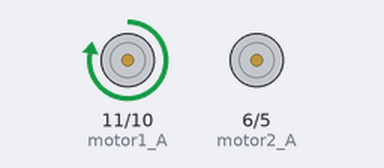
The sketch below on a simulated Arduino Uno, built with avr-gcc and run on an emulated ATmega328P. Shown: motor-driver pin pairs drawn as motors (green arrow = first pin HIGH = forward, orange = second pin HIGH = backward, longer = more drive, scaled by the enable pin).

Above: at 0.05 s.
At 1.8 s:
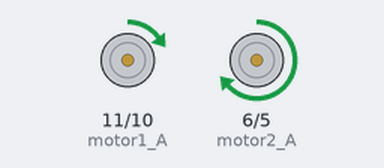
At 3.6 s:
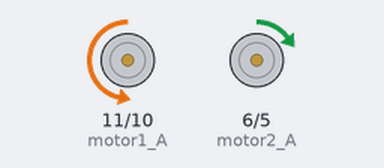
At 7.2 s:
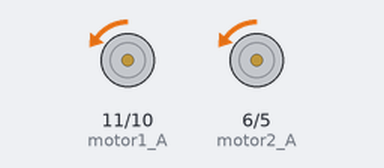
Timing chart, 0 to 9.4 s (numbered marks = the images above):
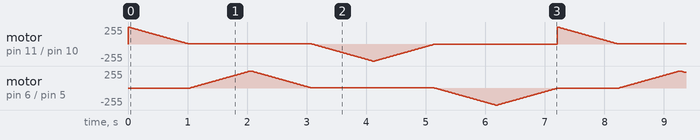

The sketch:

MotorTest_02.ino
```cpp
/*
 * MotorTest_02.ino
 *
 * Created: 11/20/2018 7:27:31 PM
 * Author: Harry Kunte
 */

#define motor1_A		11
#define motor1_B		10
#define motor1_Speed	 9

#define motor2_A		 6
#define motor2_B		 5
#define motor2_Speed	 3


void setup()
{
	pinMode(motor1_A, OUTPUT);
	pinMode(motor1_B, OUTPUT);

	pinMode(motor2_A, OUTPUT);
	pinMode(motor2_B, OUTPUT);
}

void loop()
{
	// motor1
	for (int i = 0; i > 256; i += 5)
	{
		digitalWrite(motor1_A, HIGH);		// A = HIGH and B = LOW means the motor will turn right
		digitalWrite(motor1_B, LOW);
		analogWrite(motor1_Speed, i);		// speed counts from 0 to 255
		delay(20);
	}
	for (int i = 255; i > 0; i -= 5)
	{
		digitalWrite(motor1_A, HIGH);		// A = HIGH and B = LOW means the motor will turn right
		digitalWrite(motor1_B, LOW);
		analogWrite(motor1_Speed, i);		// speed counts from 0 to 255
		delay(20);
	}

	// motor2
	for (int i = 0; i < 256; i += 5)
	{
		digitalWrite(motor2_A, HIGH);		// A = HIGH and B = LOW means the motor will turn right
		digitalWrite(motor2_B, LOW);
		analogWrite(motor2_Speed, i);		// speed counts from 0 to 255
		delay(20);
	}
	for (int i = 255; i > 0; i -= 5)
	{
		digitalWrite(motor2_A, HIGH);		// A = HIGH and B = LOW means the motor will turn right
		digitalWrite(motor2_B, LOW);
		analogWrite(motor2_Speed, i);		// speed counts from 0 to 255
		delay(20);
	}

	// turn vice versa

	// motor1
	for (int i = 0; i < 256; i += 5)
	{
		digitalWrite(motor1_A, LOW);		// A = LOW and B = HIGH means the motor will turn left
		digitalWrite(motor1_B, HIGH);
		analogWrite(motor1_Speed, i);		// speed counts from 0 to 255
		delay(20);
	}
	for (int i = 255; i > 0; i -= 5)
	{
		digitalWrite(motor1_A, LOW);		// A = LOW and B = HIGH means the motor will turn left
		digitalWrite(motor1_B, HIGH);
		analogWrite(motor1_Speed, i);		// speed counts from 0 to 255
		delay(20);
	}
	// motor2
	for (int i = 0; i < 256; i += 5)
	{
		digitalWrite(motor2_A, LOW);		// A = LOW and B = HIGH means the motor will turn left
		digitalWrite(motor2_B, HIGH);
		analogWrite(motor2_Speed, i);		// speed counts from 0 to 255
		delay(20);
	}
	for (int i = 255; i > 0; i -= 5)
	{
		digitalWrite(motor2_A, LOW);		// A = LOW and B = HIGH means the motor will turn left
		digitalWrite(motor2_B, HIGH);
		analogWrite(motor2_Speed, i);		// speed counts from 0 to 255
		delay(20);
 }

}
```
